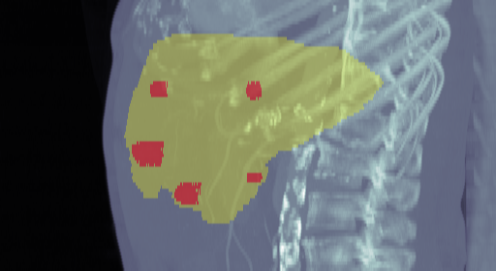
#> input picture outputs/projection_prediction/Projection_0.png, 496 x 271 px
$ jupyter execute --allow-errors objective2.ipynb   (shell and % lines are left out)
#> lines starting #> are read from the running program, lines starting #| are printed output that depends on the picture; pictures that were not available may be replaced by others from this repository, and a replacement may not be noted
### scripts/dicom.py
import pydicom
import os
import numpy as np


def load_dicom(path_folder: str):
    slices: list[pydicom.Dataset] = []

    sorted_files = sorted(os.listdir(path_folder))
    for file in sorted_files:
        if file.endswith('.dcm'):
            file_path = os.path.join(path_folder, file)
            slices.append(pydicom.dcmread(file_path))

    slices.sort(key=lambda x: int(x.InstanceNumber))
    return slices

# [8 lines left out: function load_one_file, not called in this run]


def create_3d_array_from_dicom(slices: list[pydicom.Dataset]) -> np.ndarray:
    """ Create a 3D numpy array from DICOM slices. """
    img_shape = slices[0].pixel_array.shape
    img_3d = np.zeros((len(slices), *img_shape), dtype=np.int16)

    for i, slice in enumerate(slices):
        img_3d[i] = slice.pixel_array

    return img_3d

# Median
def median_sagittal_plane(img_dcm: np.ndarray) -> np.ndarray:
    """ Compute the median sagittal plane of the CT image provided. """
    return img_dcm[:, :, img_dcm.shape[2] // 2]

def median_coronal_plane(img_dcm: np.ndarray) -> np.ndarray:
    """ Compute the median coronal plane of the CT image provided. """
    return img_dcm[:, img_dcm.shape[1] // 2, :]

# Average Intensity Projection (AIP)
def AIP_sagittal_plane(img_dcm: np.ndarray) -> np.ndarray:
    """ Compute the average intensity projection on the sagittal orientation. """
    return np.mean(img_dcm, axis=2)

def AIP_coronal_plane(img_dcm: np.ndarray) -> np.ndarray:
    """ Compute the average intensity projection on the coronal orientation. """
    return np.mean(img_dcm, axis=1)

# Maximum Intensity Projection (MIP)
def MIP_sagittal_plane(img_dcm: np.ndarray) -> np.ndarray:
    """ Compute the maximum intensity projection on the sagittal orientation. """
    return np.max(img_dcm, axis=2)

def MIP_coronal_plane(img_dcm: np.ndarray) -> np.ndarray:
    """ Compute the maximum intensity projection on the coronal orientation. """
    return np.max(img_dcm, axis=1)

### notebook/objective2.ipynb
[cell 1]
import sys
import os
import matplotlib.pyplot as plt

import numpy as np
import highdicom as hd

sys.path.append(os.path.abspath(os.path.join(os.getcwd(), "..")))
import scripts.dicom as dicom

# Objective 2: Segmentation

[cell 2]
# Load DICOM files
path = os.path.abspath(os.path.join(os.getcwd(), "..", "data", "1685", "10_AP_Ax2.50mm"))

print(f"Loading DICOM files from {path}")
slices = dicom.load_dicom(path)

# Create a 3D array from the loaded slices
#> (the rest of this cell did not finish here and is left out)

[cell 3]
# Load the tumor and liver segmentation masks
tumor_path = os.path.abspath(os.path.join(os.getcwd(), "..", "data", "1685", "10_AP_Ax2.50mm_ManualROI_Tumor.dcm"))
liver_path = os.path.abspath(os.path.join(os.getcwd(), "..", "data", "1685", "10_AP_Ax2.50mm_ManualROI_Liver.dcm"))

#> (the rest of this cell did not finish here and is left out)

#> (a cell that did not finish here is left out)

## Bounding boxes and centroid

[cell 5]
import numpy as np
from scipy.ndimage import label, center_of_mass, find_objects

# Detect tumors in the full mask
#> (the rest of this cell did not finish here and is left out)

## Segmentation

[cell 6]
# Predict the tumor volume using Otsu's thresholding method
from skimage.filters import threshold_otsu

segmented_masks = []

# Iterate over each bounding box and apply Otsu's thresholding
#> (the rest of this cell did not finish here and is left out)

#> (a cell that did not finish here is left out)

[cell 8]
# Now, we are going to create the rotated projections of the CT volume with the tumor prediction and liver mask
import scipy

def rotate_on_axial_plane(volume: np.ndarray, angle: float, order=3, cval=0.0) -> np.ndarray:
    """Rotate volume on the axial plane (Z-axis)."""
    return scipy.ndimage.rotate(volume, angle, axes=(1, 2), reshape=False, mode='constant', order=order, cval=cval)

# Define colors
red = np.array([1.0, 0.0, 0.0])
yellow = np.array([1.0, 1.0, 0.0])

output_dir = '../outputs/projection_prediction/'
os.makedirs(output_dir, exist_ok=True)

# Parameters
n = 16  # number of projections
alpha_overlay = 0.5  # for tumor prediction
alpha_liver = 0.3    # for liver

# Use full volume intensity range
#> (the rest of this cell did not finish here and is left out)

[cell 9]
# Create a GIF animation from the saved images (rotated projections)
from PIL import Image

# Route
image_folder = '../outputs/projection_prediction/'
output_gif = '../outputs/projection_prediction/Animation.gif'

# Sort the image files by their index
image_files = sorted([f for f in os.listdir(image_folder) if f.endswith('.png')],
                     key=lambda x: int(x.split('_')[-1].split('.')[0]))

# Load images
images = [Image.open(os.path.join(image_folder, f)) for f in image_files]
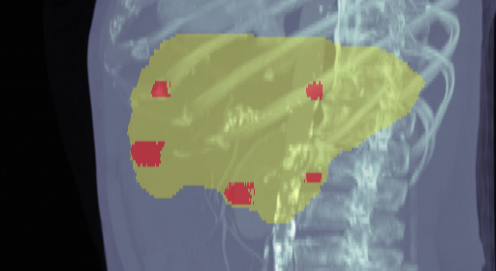
#> input picture outputs/projection_prediction/Projection_1.png, 496 x 271 px
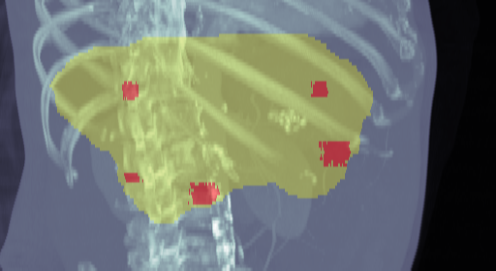
#> input picture outputs/projection_prediction/Projection_10.png, 496 x 271 px
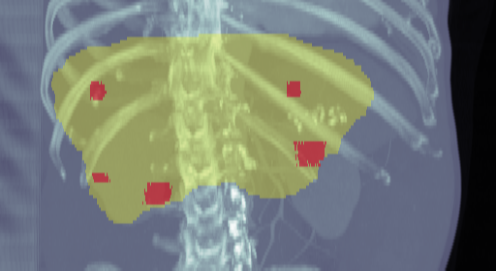
#> input picture outputs/projection_prediction/Projection_11.png, 496 x 271 px

# Save as GIF
images[0].save(
    output_gif,
    save_all=True,
    append_images=images[1:],
    duration=250,
    loop=0
)
